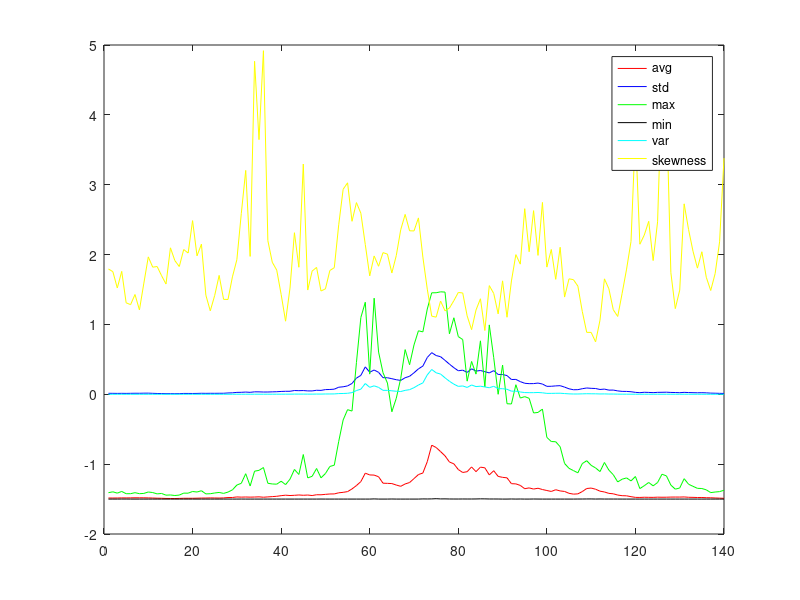
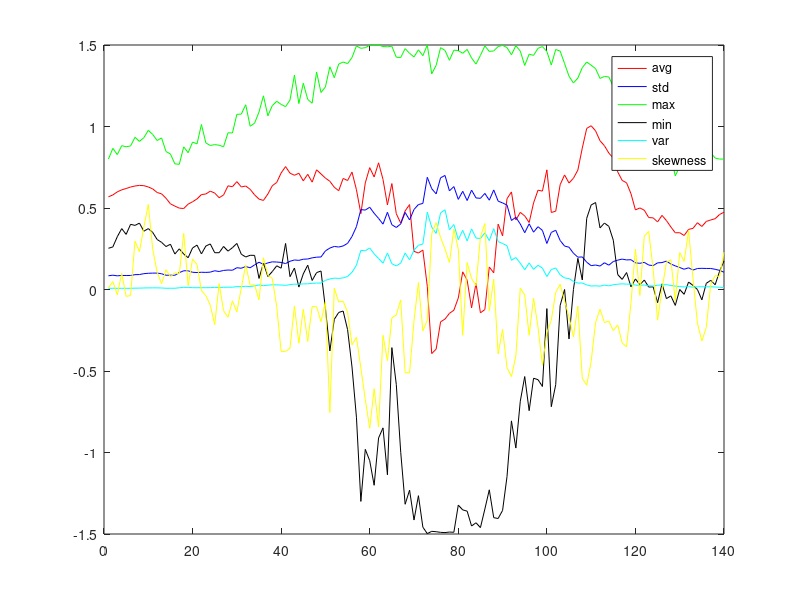
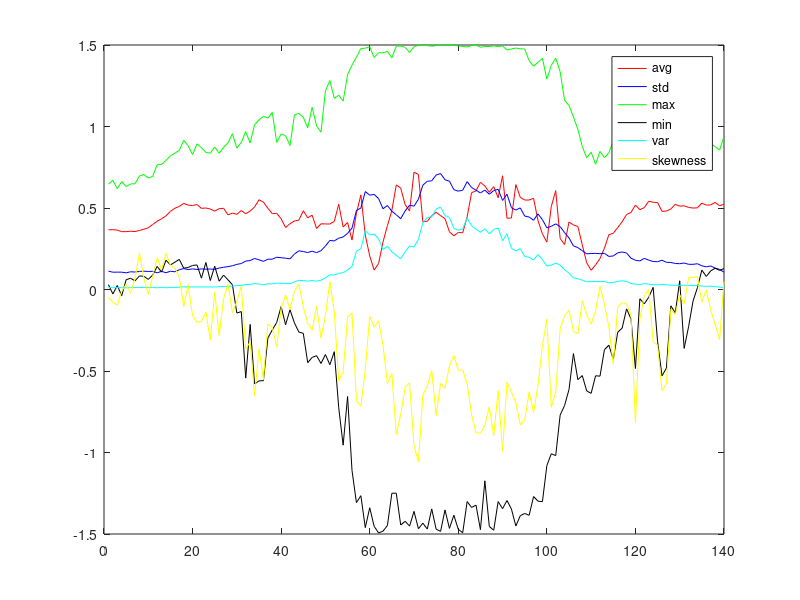
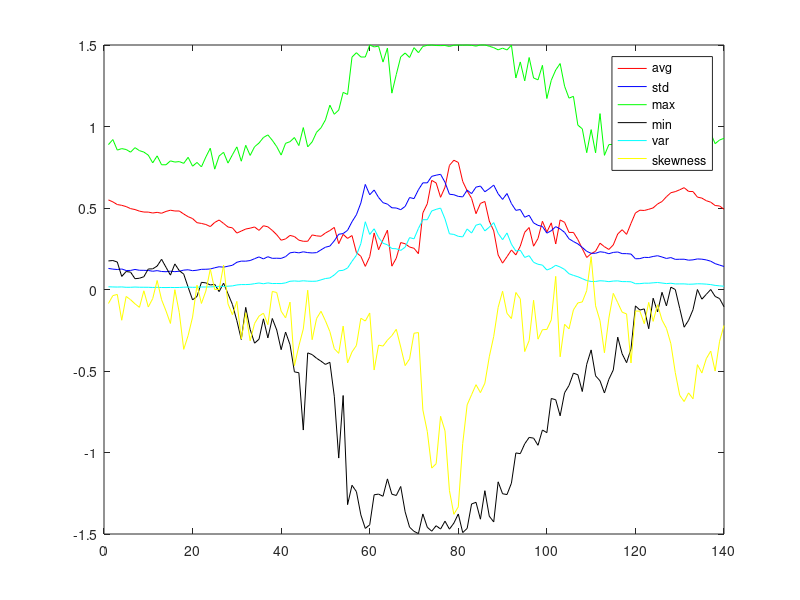

MATLAB code for these plots, in order:
clear;
lines_start = 1;
lines_skip = 1;
lines_end = 140;
x_axis = lines_start:lines_skip:lines_end;

load("nbss.mat");
data = vbss;
data = data(1:4, : , 1:140);
data = normalize(data);  

for image_number = 1:4;

  x = data(image_number, 1:600, lines_start:lines_skip:lines_end);
  x = squeeze(x);

  v_avg = mean(x);
  v_std = std(x);
  v_max = max(x);
  v_min = min(x);
  v_var = var(x);
  v_skewness  = skewness(x);

  plot(x_axis, v_avg, 'color', 'red');
  hold on;
  plot(x_axis, v_std, 'color', 'blue');
  hold on;
  plot(x_axis, v_max, 'color', 'green');
  hold on;
  plot(x_axis, v_min, 'color', 'black');
  hold on;
  plot(x_axis, v_var, 'color', 'cyan');
  hold on;
  plot(x_axis, v_skewness, 'color', 'yellow');
  
  legend('avg','std','max','min','var','skewness')   
  figure();

  
  v_avg =  vec2mat(v_avg, 10);
  skewness_avg(image_number, :) = skewness(v_avg');
  
  v_std =  vec2mat(v_std, 10);
  skewness_std(image_number, :) = skewness(v_std');
  
  v_max =  vec2mat(v_max, 10);
  skewness_max(image_number, :) = skewness(v_max');
  
  v_min =  vec2mat(v_min, 10);
  skewness_min(image_number, :) = skewness(v_min');
end

scatter(skewness_min(1,:), skewness_std(1,:))
hold on;
scatter(skewness_min(2,:), skewness_std(2,:))
hold on;
scatter(skewness_min(3,:), skewness_std(3,:))
hold on;
scatter(skewness_min(4,:), skewness_std(4,:))
